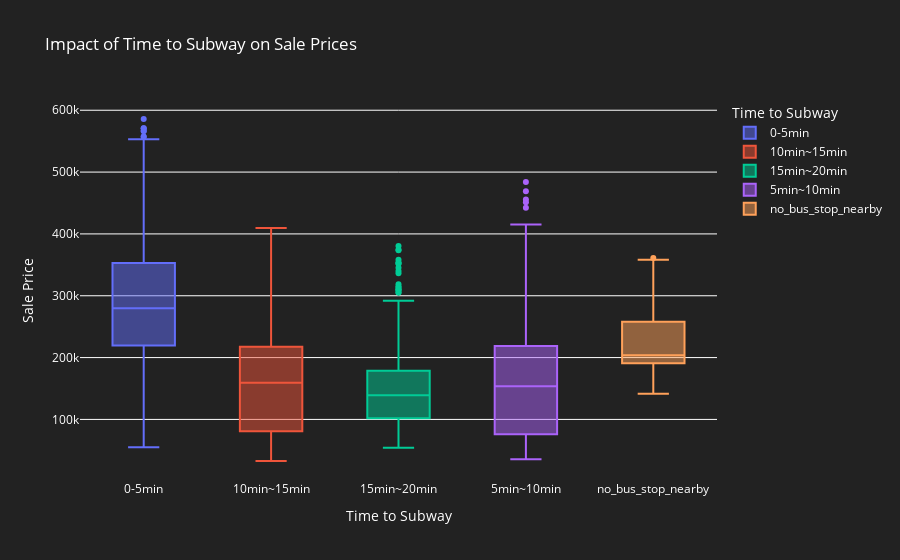

Notebook code for this chart:
### Markdown cell above
## Distribution of Hallway Types
The first bar chart displays the distribution of different hallway types among the Daegu apartment dataset:

1. **Terraced Hallway Type**:
   - **Count**: 2,528 apartments
   - This type of hallway is the most common in the dataset, indicating that a majority of apartments have this hallway configuration.

2. **Mixed Hallway Type**:
   - **Count**: 1,131 apartments
   - This is the second most common hallway type, showing a significant number of apartments with a combination of different hallway styles.

3. **Corridor Hallway Type**:
   - **Count**: 464 apartments
   - This type is the least common, suggesting that fewer apartments are designed with corridor hallways.

## Average Sale Price by Hallway Type
The second bar chart illustrates the average sale price of apartments based on the hallway type:

1. **Corridor Hallway Type**:
   - **Average Sale Price**: $87,968.14
   - Apartments with corridor hallways have the lowest average sale price, which may reflect a preference for other hallway types or perhaps the quality and amenities associated with this configuration.

2. **Mixed Hallway Type**:
   - **Average Sale Price**: $155,799.39
   - These apartments have a moderate average sale price, suggesting that the mixed hallway design might be more appealing or associated with better amenities compared to corridor hallways.

3. **Terraced Hallway Type**:
   - **Average Sale Price**: $275,839.73
   - Apartments with terraced hallways have the highest average sale price, indicating a strong preference or higher perceived value for this hallway type. This could be due to factors such as better space utilization, aesthetics, or other amenities.

### Code cell
# 2. Impact of Time to Subway on Sale Prices
def plot_time_to_subway(df):
    fig = px.box(df, x='TimeToSubway', y='SalePrice', color='TimeToSubway',
                 title='Impact of Time to Subway on Sale Prices',
                 labels={'TimeToSubway': 'Time to Subway', 'SalePrice': 'Sale Price'},
                 color_discrete_sequence=px.colors.qualitative.Plotly)

    fig.update_layout(
        plot_bgcolor='rgba(34, 34, 34, 1)',
        paper_bgcolor='rgba(34, 34, 34, 1)',
        font=dict(color='white')
    )

    fig.show()

plot_time_to_subway(df)

### Figure 1 — Plotly figure (JSON) as saved in the notebook; plotly's stock layout.template omitted (floating-point values rounded to 4 significant figures; data arrays with more than 128 entries replaced by an {"elided": "..."} marker saying what was removed)
{"data": [{"alignmentgroup": "True", "hovertemplate": "Time to Subway=%{x}<br>Sale Price=%{y}<extra></extra>", "legendgroup": "0-5min", "marker": {"color": "#636EFA"}, "name": "0-5min", "notched": false, "offsetgroup": "0-5min", "orientation": "v", "showlegend": true, "type": "box", "x": {"elided": "1953 str values"}, "x0": " ", "xaxis": "x", "y": {"elided": "1953 int values"}, "y0": " ", "yaxis": "y"}, {"alignmentgroup": "True", "hovertemplate": "Time to Subway=%{x}<br>Sale Price=%{y}<extra></extra>", "legendgroup": "10min~15min", "marker": {"color": "#EF553B"}, "name": "10min~15min", "notched": false, "offsetgroup": "10min~15min", "orientation": "v", "showlegend": true, "type": "box", "x": {"elided": "583 str values"}, "x0": " ", "xaxis": "x", "y": {"elided": "583 int values"}, "y0": " ", "yaxis": "y"}, {"alignmentgroup": "True", "hovertemplate": "Time to Subway=%{x}<br>Sale Price=%{y}<extra></extra>", "legendgroup": "15min~20min", "marker": {"color": "#00CC96"}, "name": "15min~20min", "notched": false, "offsetgroup": "15min~20min", "orientation": "v", "showlegend": true, "type": "box", "x": {"elided": "629 str values"}, "x0": " ", "xaxis": "x", "y": {"elided": "629 int values"}, "y0": " ", "yaxis": "y"}, {"alignmentgroup": "True", "hovertemplate": "Time to Subway=%{x}<br>Sale Price=%{y}<extra></extra>", "legendgroup": "5min~10min", "marker": {"color": "#AB63FA"}, "name": "5min~10min", "notched": false, "offsetgroup": "5min~10min", "orientation": "v", "showlegend": true, "type": "box", "x": {"elided": "787 str values"}, "x0": " ", "xaxis": "x", "y": {"elided": "787 int values"}, "y0": " ", "yaxis": "y"}, {"alignmentgroup": "True", "hovertemplate": "Time to Subway=%{x}<br>Sale Price=%{y}<extra></extra>", "legendgroup": "no_bus_stop_nearby", "marker": {"color": "#FFA15A"}, "name": "no_bus_stop_nearby", "notched": false, "offsetgroup": "no_bus_stop_nearby", "orientation": "v", "showlegend": true, "type": "box", "x": {"elided": "171 str values"}, "x0": " ", "xaxis": "x", "y": {"elided": "171 int values"}, "y0": " ", "yaxis": "y"}], "layout": {"boxmode": "overlay", "font": {"color": "white"}, "legend": {"title": {"text": "Time to Subway"}, "tracegroupgap": 0}, "paper_bgcolor": "rgba(34, 34, 34, 1)", "plot_bgcolor": "rgba(34, 34, 34, 1)", "title": {"text": "Impact of Time to Subway on Sale Prices"}, "xaxis": {"anchor": "y", "categoryarray": ["0-5min", "10min~15min", "15min~20min", "5min~10min", "no_bus_stop_nearby"], "categoryorder": "array", "domain": [0, 1], "title": {"text": "Time to Subway"}}, "yaxis": {"anchor": "x", "domain": [0, 1], "title": {"text": "Sale Price"}}}}
